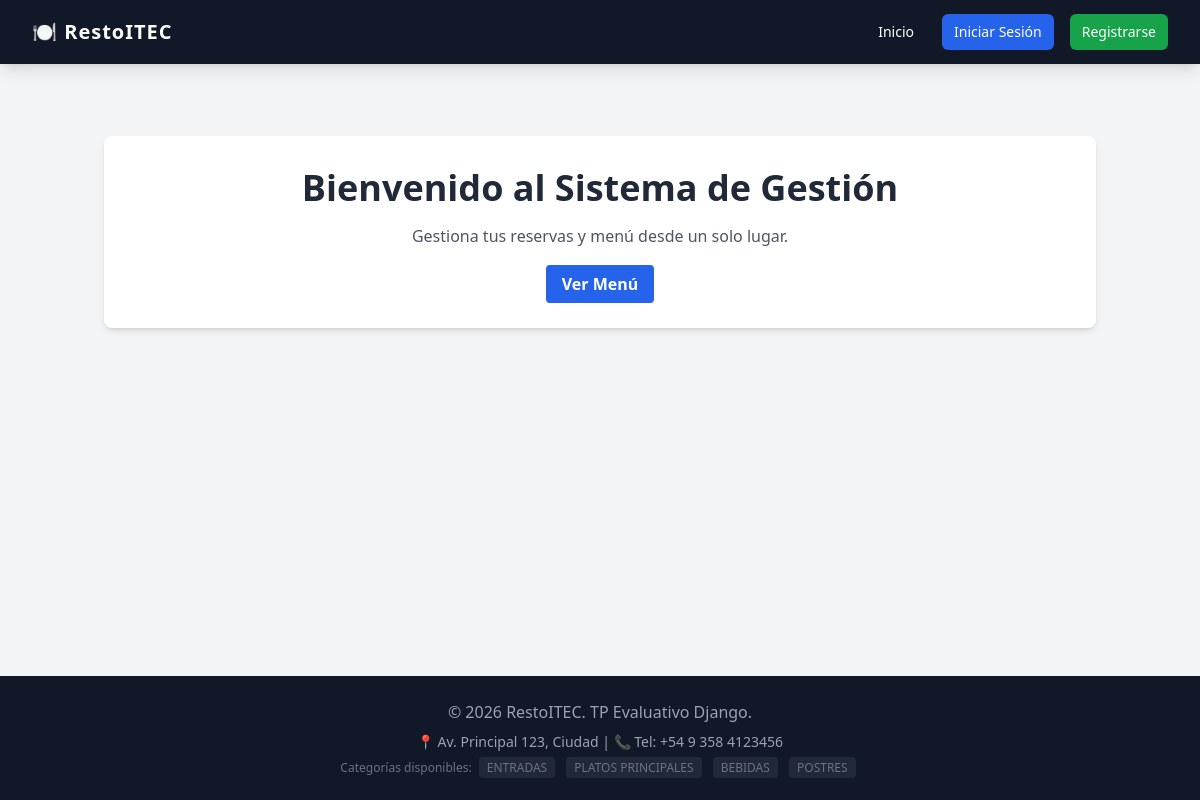
The page / on the database its author committed.
### core/models.py (models this page shows, shortened)
class Categoria(models.Model):
    nombre = models.CharField(max_length=100)

### core/views.py (the view)
# urls.py: path('', IndexView.as_view(), name='index'),
class IndexView(TemplateView):
    template_name = 'core/index.html'

### core/context_processors.py (called while the page is built)
def restaurante_context(request):
    return {
        'categorias_globales': Categoria.objects.all(),
        'telefono_contacto': '+54 9 358 4123456',
        'direccion_resto': 'Av. Principal 123, Ciudad',
    }

### templates/core/index.html (shortened to what this page needs)
{% extends 'base.html' %}
{% block content %}
<div class="bg-white rounded-lg shadow-md p-8 text-center mt-10">
    <h1 class="text-4xl font-bold text-gray-800 mb-4">Bienvenido al Sistema de Gestión</h1>
    <p class="text-gray-600 mb-6">Gestiona tus reservas y menú desde un solo lugar.</p>
    <a href="{% url 'core:plato_list' %}"
        class="bg-blue-600 hover:bg-blue-700 text-white font-bold py-2 px-4 rounded transition duration-300">
        Ver Menú
    </a>
</div>
{% endblock %}

### templates/base.html (shortened to what this page needs)
<!DOCTYPE html>
<html lang="es">
<head>
    <script src="https://cdn.tailwindcss.com"></script>
</head>
<body class="bg-gray-100 flex flex-col min-h-screen">
    <nav class="bg-gray-900 text-white shadow-lg">
        <div class="max-w-7xl mx-auto px-4 sm:px-6 lg:px-8">
            <div class="flex items-center justify-between h-16">
                <div class="flex items-center">
                    <a href="/" class="text-xl font-bold tracking-wider">🍽️ RestoITEC</a>
                </div>
                <div class="flex items-center space-x-4">
                    <a href="/" class="hover:bg-gray-700 px-3 py-2 rounded-md text-sm font-medium">Inicio</a>
                    {% if user.is_authenticated %}
                    <a href="{% url 'core:plato_list' %}"
                        class="hover:bg-gray-700 px-3 py-2 rounded-md text-sm font-medium">Menú</a>
                    <a href="{% url 'core:reserva_list' %}"
                        class="hover:bg-gray-700 px-3 py-2 rounded-md text-sm font-medium">Mis Reservas</a>
                    <span class="text-gray-400 text-sm ml-4 border-l border-gray-600 pl-4">
                        Hola, {{ user.username }}
                    </span>
                    <form method="post" action="{% url 'logout' %}" class="inline">
                        {% csrf_token %}
                        <button type="submit"
                            class="hover:bg-red-700 text-red-400 hover:text-white px-3 py-2 rounded-md text-sm font-medium transition ml-2">
                            Salir
                        </button>
                    </form>
                    {% else %}
                    <a href="{% url 'login' %}"
                        class="bg-blue-600 hover:bg-blue-700 px-3 py-2 rounded-md text-sm font-medium">Iniciar
                        Sesión</a>
                    <a href="{% url 'registro' %}"
                        class="bg-green-600 hover:bg-green-700 px-3 py-2 rounded-md text-sm font-medium">Registrarse</a>
                    {% endif %}
                </div>
            </div>
    </nav>
    <main class="flex-grow container mx-auto px-4 py-8">
        {% block content %}
        {% endblock %}
    </main>
    <footer class="bg-gray-900 text-gray-400 py-6 text-center mt-auto">
        <p class="mb-2">&copy; 2026 RestoITEC. TP Evaluativo Django.</p>
        <p class="text-sm">📍 {{ direccion_resto }} | 📞 Tel: {{ telefono_contacto }}</p>
        <div class="mt-2 text-xs text-gray-500">
            Categorías disponibles:
            {% for cat in categorias_globales %}
            <span class="mx-1 bg-gray-800 px-2 py-0.5 rounded">{{ cat.nombre }}</span>
            {% empty %}
            <span>Ninguna creada aún</span>
            {% endfor %}
        </div>
    </footer>
</body>
</html>

### rows shown on the page
Categoria: nombre "ENTRADAS"
Categoria: nombre "PLATOS PRINCIPALES"
Categoria: nombre "BEBIDAS"
Categoria: nombre "POSTRES"

### other values the page prints
{{ direccion_resto }} "Av. Principal 123, Ciudad"
{{ telefono_contacto }} "+54 9 358 4123456"
